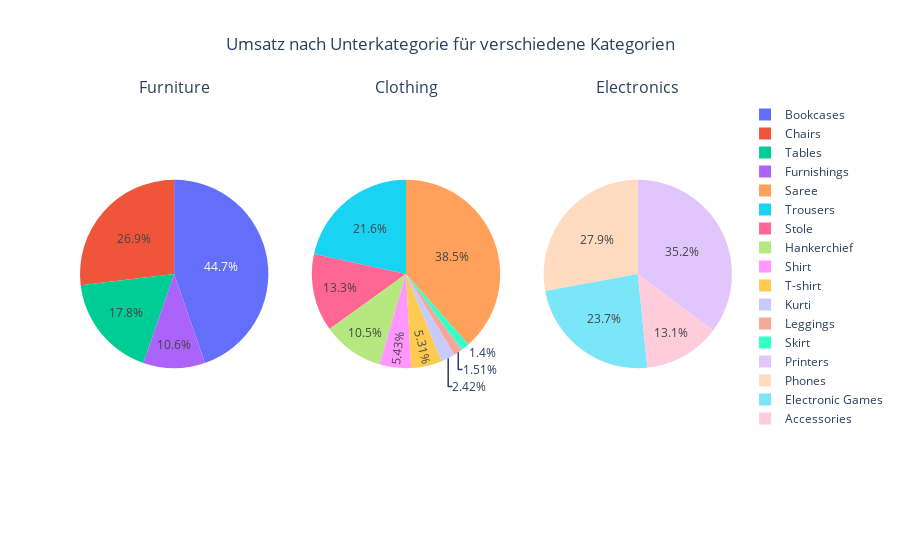

This figure's notebook cell:
### Code cell
fig = make_subplots(rows=1, cols=3, subplot_titles=['Furniture', 'Clothing', 'Electronics'],
                    specs=[[{'type': 'pie'}, {'type': 'pie'}, {'type': 'pie'}]])

fig.add_trace(go.Pie(labels=details[details['Category'] == 'Furniture']['Sub-Category'], values=details[details['Category'] == 'Furniture']['Amount']),
              row=1, col=1)
fig.add_trace(go.Pie(labels=details[details['Category'] == 'Clothing']['Sub-Category'], values=details[details['Category'] == 'Clothing']['Amount']),
              row=1, col=2)
fig.add_trace(go.Pie(labels=details[details['Category'] == 'Electronics']['Sub-Category'], values=details[details['Category'] == 'Electronics']['Amount']),
              row=1, col=3)

fig.update_layout(title_text='Umsatz nach Unterkategorie für verschiedene Kategorien', height=600)

fig.update_layout(title_x=0.5)

fig.show()

### Figure 1 — Plotly figure (JSON) as saved in the notebook; plotly's stock layout.template omitted (floating-point values rounded to 4 significant figures; data arrays with more than 128 entries replaced by an {"elided": "..."} marker saying what was removed)
{"data": [{"domain": {"x": [0, 0.2889], "y": [0, 1]}, "labels": {"elided": "243 str values"}, "type": "pie", "values": {"elided": "243 int values"}}, {"domain": {"x": [0.3556, 0.6444], "y": [0, 1]}, "labels": {"elided": "949 str values"}, "type": "pie", "values": {"elided": "949 int values"}}, {"domain": {"x": [0.7111, 1], "y": [0, 1]}, "labels": {"elided": "308 str values"}, "type": "pie", "values": {"elided": "308 int values"}}], "layout": {"annotations": [{"font": {"size": 16}, "showarrow": false, "text": "Furniture", "x": 0.1444, "xanchor": "center", "xref": "paper", "y": 1, "yanchor": "bottom", "yref": "paper"}, {"font": {"size": 16}, "showarrow": false, "text": "Clothing", "x": 0.5, "xanchor": "center", "xref": "paper", "y": 1, "yanchor": "bottom", "yref": "paper"}, {"font": {"size": 16}, "showarrow": false, "text": "Electronics", "x": 0.8556, "xanchor": "center", "xref": "paper", "y": 1, "yanchor": "bottom", "yref": "paper"}], "autosize": true, "title": {"text": "Umsatz nach Unterkategorie für verschiedene Kategorien", "x": 0.5}}}
